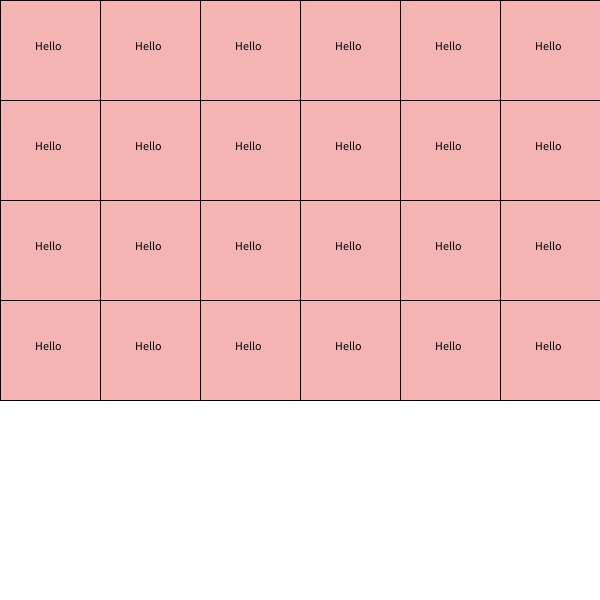
Frame 1 (no input)
Frame 60 (the mouse pressed at the canvas centre just before this capture): identical to frame 1, image omitted
Frame 120 (the mouse held since frame 60 and released just before this capture): identical to frame 1, image omitted

The Processing sketch that drew this single still picture (run headless with seeded random() and noise(); from frame 60 on, the mouse is pressed at the canvas centre):

// Processing sketch: Week11_1
// ── Week11_1.pde
void setup()
{
  size(600,600);
}
void draw()
{
  background(255);
  for(int i=0;i<4;i++)
  {//y
    for(int j=0;j<6;j++)
    {//x
      fill(#F5B4B4);rect(j*100,i*100,100,100);
      fill(0); text("Hello",j*100+35,i*100+50);
    }
  }
}
